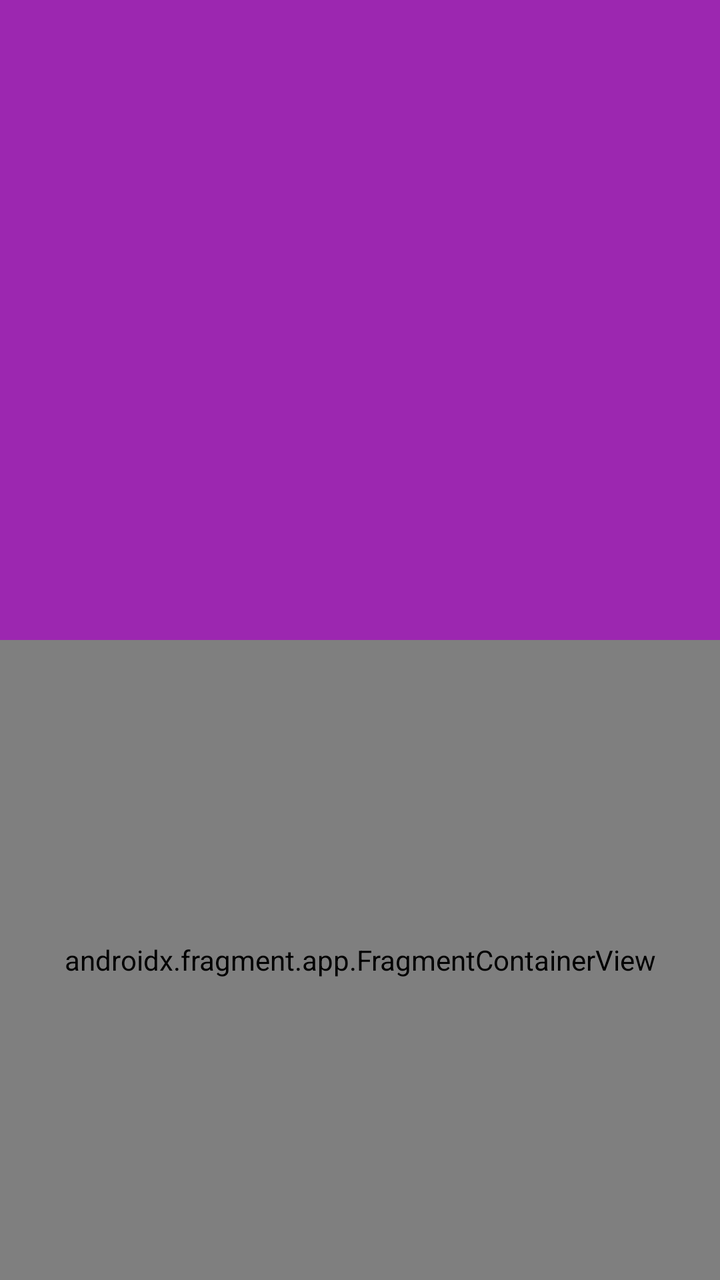
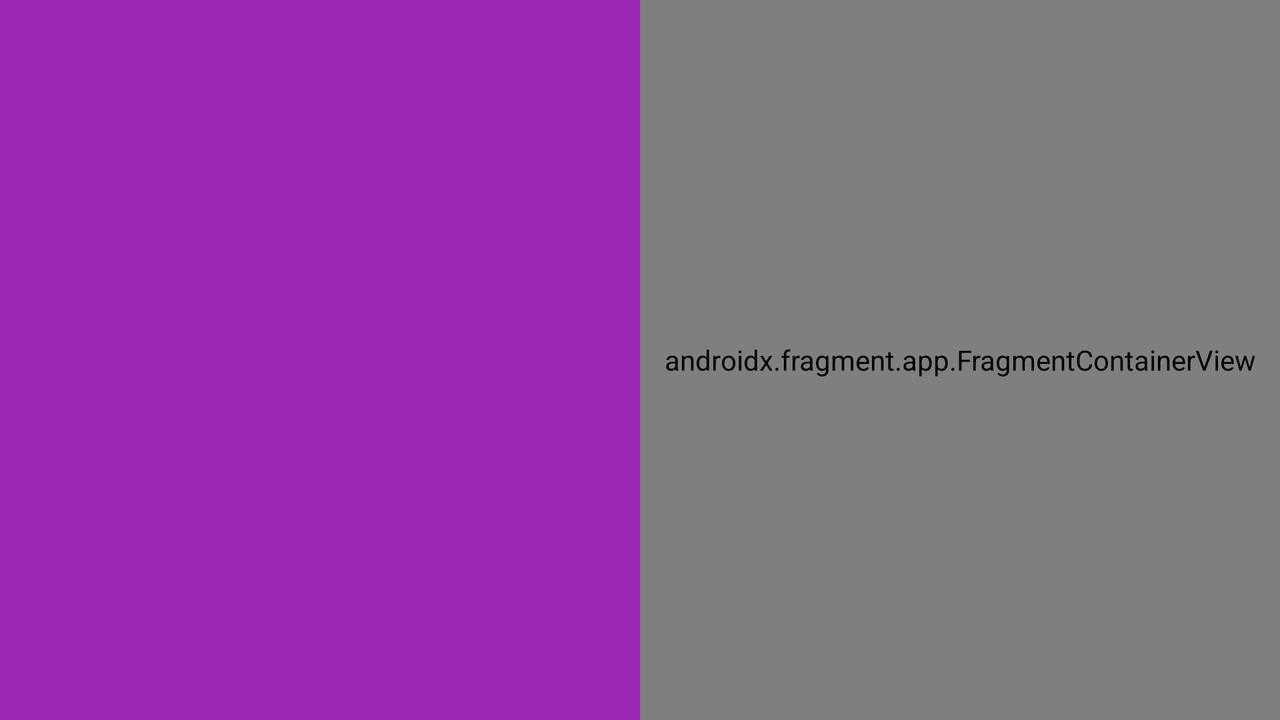

Compare how this app lays out the same screen by default and in its alternative resource folder. The renders come first, then the two layout files and the values they reference.
<!-- AndroidManifest.xml: application theme Theme.Day5 -->
<!-- res/layout/activity_main.xml -->
<?xml version="1.0" encoding="utf-8"?>
<androidx.constraintlayout.widget.ConstraintLayout xmlns:android="http://schemas.android.com/apk/res/android"
    xmlns:app="http://schemas.android.com/apk/res-auto"
    xmlns:tools="http://schemas.android.com/tools"
    android:id="@+id/main"
    android:layout_width="match_parent"
    android:layout_height="match_parent"
    tools:context=".MainActivity">

    <androidx.fragment.app.FragmentContainerView
        android:id="@+id/fragment_container"
        android:layout_width="0dp"
        android:layout_height="0dp"
        android:background="#9C27B0"
        app:layout_constraintBottom_toTopOf="@id/fragment_two"
        app:layout_constraintEnd_toEndOf="parent"
        app:layout_constraintStart_toStartOf="parent"
        app:layout_constraintTop_toTopOf="parent" />

    <androidx.fragment.app.FragmentContainerView
        android:id="@+id/fragment_two"
        android:name="iti.test.day5.fragments.FragmentTwo"
        android:layout_width="0dp"
        android:layout_height="0dp"
        android:background="#3F51B5"
        app:layout_constraintBottom_toBottomOf="parent"
        app:layout_constraintEnd_toEndOf="parent"
        app:layout_constraintStart_toStartOf="parent"
        app:layout_constraintTop_toBottomOf="@id/fragment_container" />


</androidx.constraintlayout.widget.ConstraintLayout>
<!-- resources referenced by this layout -->
<resources>
  <style name="Theme.Day5" parent="Base.Theme.Day5" />
  <style name="Base.Theme.Day5" parent="Theme.Material3.DayNight.NoActionBar">
          
          
      </style>
</resources>
<!-- res/layout-land/activity_main.xml (the repository's variant of the layout above) -->
<!-- drawn on the phone turned sideways -->
<?xml version="1.0" encoding="utf-8"?>
<androidx.constraintlayout.widget.ConstraintLayout xmlns:android="http://schemas.android.com/apk/res/android"
    xmlns:app="http://schemas.android.com/apk/res-auto"
    xmlns:tools="http://schemas.android.com/tools"
    android:id="@+id/main"
    android:layout_width="match_parent"
    android:layout_height="match_parent"
    tools:context=".MainActivity">

    <androidx.fragment.app.FragmentContainerView
        android:id="@+id/fragment_container"
        android:layout_width="0dp"
        android:layout_height="0dp"
        android:background="#9C27B0"
        app:layout_constraintBottom_toBottomOf="parent"
        app:layout_constraintEnd_toStartOf="@id/fragment_two"
        app:layout_constraintStart_toStartOf="parent"
        app:layout_constraintTop_toTopOf="parent" />

    <androidx.fragment.app.FragmentContainerView
        android:id="@id/fragment_two"
        android:name="iti.test.day5.fragments.FragmentTwo"
        android:layout_width="0dp"
        android:layout_height="0dp"
        android:background="#3F51B5"
        app:layout_constraintBottom_toBottomOf="parent"
        app:layout_constraintEnd_toEndOf="parent"
        app:layout_constraintStart_toEndOf="@id/fragment_container"
        app:layout_constraintTop_toTopOf="parent" />

</androidx.constraintlayout.widget.ConstraintLayout>
